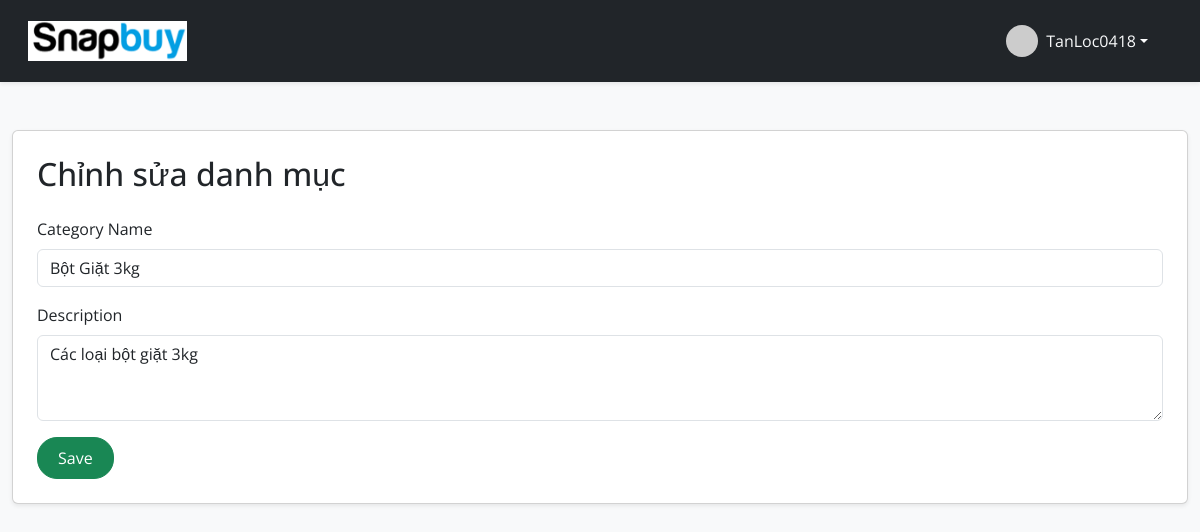
Page /admin/categories/edit/1 (signed in) on the committed database.
### market/models.py (models this page shows, shortened)
class User(db.Model, UserMixin):
    id = db.Column(db.Integer(), primary_key=True)
    username = db.Column(db.String(length=30), nullable=False, unique=True)
    email = db.Column(db.String(length=50), nullable=False, unique=True)
    password_hash = db.Column(db.String(length=60), nullable=False)
    is_active = db.Column(db.Boolean(), default=True)
    role = db.Column(db.String(length=20), default='user')
    items = db.relationship('Item', backref='owner', lazy=True)
    created_at = db.Column(db.DateTime(), default=datetime.datetime.utcnow)
    @property
    def password(self):
        raise AttributeError("Password is write-only.")

class Category(db.Model):
    id = db.Column(db.Integer, primary_key=True)
    name = db.Column(db.String(length=100), nullable=False, unique=True)
    description = db.Column(db.Text, nullable=True)
    items = db.relationship('Item', backref='category', lazy=True)

### market/routes.py (the view)
@app.route('/admin/categories/edit/<int:id>', methods=['GET', 'POST'])
@login_required
def edit_category(id):
    category = Category.query.get_or_404(id)
    form = CategoryForm(obj=category)
    if form.validate_on_submit():
        category.name = form.name.data
        category.description = form.description.data
        db.session.commit()
        flash('Danh mục đã được cập nhật!', 'success')
        return redirect(url_for('category_list'))
    return render_template('category/edit.html', form=form, category=category)

### market/forms.py
class CategoryForm(FlaskForm):
    name = StringField('Category Name', validators=[
        DataRequired(), Length(min = 2, max = 100, message="Category name must be between 2 and 100 characters!")])
    description = TextAreaField('Description', validators=[Length(max = 500, message = 'Description must be at most 500 characters!')])
    submit = SubmitField('Save')

### market/models.py (called while the page is built)
@login_manager.user_loader
def load_user(user_id):
    return User.query.get(int(user_id))

### market/routes.py (called while the page is built)
@app.context_processor
def inject_cart_quantity():
    cart = session.get('cart', {})
    total_items = sum(cart.values())
    return dict(cart_quantity=total_items)

### market/templates/category/edit.html (shortened to what this page needs)
{% extends 'base_admin.html' %}
{% block content %}
<div class="container mt-5">
    <div class="card shadow-sm p-4">
        <h2 class="mb-4">Chỉnh sửa danh mục</h2>
        <form method="POST">
            <div class="mb-3">
                {{ form.name.label(class="form-label") }}
                {{ form.name(class="form-control") }}
            </div>
            <div class="mb-3">
                {{ form.description.label(class="form-label") }}
                {{ form.description(class="form-control", rows="3") }}
            </div>
            {{ form.submit(class="btn btn-success") }}
        </form>
    </div>
</div>
{% endblock %}

### market/templates/base_admin.html (shortened to what this page needs)
<!DOCTYPE html>
<html lang="en">
<head>
    <link href="https://cdn.jsdelivr.net/npm/bootstrap@5.3.0/dist/css/bootstrap.min.css" rel="stylesheet">
    <link href="https://cdn.jsdelivr.net/npm/bootstrap-icons@1.10.5/font/bootstrap-icons.css" rel="stylesheet">
    <link rel="stylesheet" href="{{ url_for('static', filename='css/style.css') }}">
</head>
<body class="bg-light">
    <nav class="navbar navbar-expand-lg navbar-dark bg-dark shadow-sm">
        <div class="container-fluid">
            <a class="navbar-brand" href="{{ url_for('dashboard_page') }}">
                <img src="{{ url_for('static', filename='images/logo.png') }}" alt="SnapBuy Logo" style="height: 40px;" class="me-2">
            </a>
            <div class="collapse navbar-collapse" id="navbarNav">
                {% if current_user.is_authenticated %}
                    <ul class="navbar-nav ms-auto">
                        <li class="nav-item dropdown">
                            <a class="nav-link dropdown-toggle d-flex align-items-center" href="#" id="navbarProfileDropdown" role="button" data-bs-toggle="dropdown" aria-expanded="false">
                                <img src="https://ui-avatars.com/api/?name={{ current_user.username | urlencode }}&background=0d6efd&color=fff&bold=true" class="rounded-circle me-2" width="32" height="32" alt="Avatar">
                                <span class="text-light">{{ current_user.username }}</span>
                            </a>
                        </li>
                    </ul>
                {% endif %}
            </div>
        </div>
    </nav>
    {% block content %}
    {% endblock %}
    </body>
</html>

### market/static/css/style.css (style rules this page uses)
body { font-family: 'Open Sans', sans-serif; background-color: #f8f9fa; transition: all 0.3s ease; }
.container { max-width: 1200px; }
.navbar { background-color: #000; padding: 1rem; }
.nav-link { color: #fff !important; margin-right: 1rem; transition: color 0.3s ease; position: relative; }
.btn { border-radius: 20px; transition: all 0.3s ease; padding: 8px 20px; }

### rows in the picture
User: username "TanLoc0418"
Category: name "Bột Giặt 3kg", description "Các loại bột giặt 3kg"
